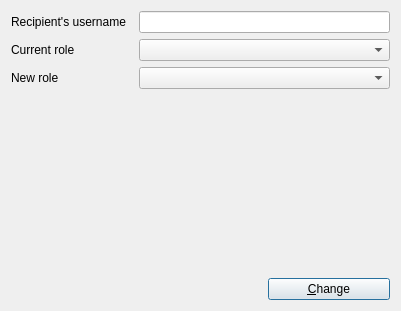
<?xml version="1.0" encoding="UTF-8"?>
<ui version="4.0">
 <class>ChangeUserRoleDialog</class>
 <widget class="QDialog" name="ChangeUserRoleDialog">
  <property name="geometry">
   <rect>
    <x>0</x>
    <y>0</y>
    <width>401</width>
    <height>311</height>
   </rect>
  </property>
  <property name="windowTitle">
   <string>Dialog</string>
  </property>
  <layout class="QGridLayout" name="gridLayout">
   <item row="0" column="0">
    <widget class="QLabel" name="label">
     <property name="text">
      <string>Recipient's username</string>
     </property>
     <property name="buddy">
      <cstring>username_line</cstring>
     </property>
    </widget>
   </item>
   <item row="0" column="1" colspan="2">
    <widget class="QLineEdit" name="username_line"/>
   </item>
   <item row="1" column="0">
    <widget class="QLabel" name="label_2">
     <property name="text">
      <string>Current role</string>
     </property>
     <property name="buddy">
      <cstring>old_role_combo</cstring>
     </property>
    </widget>
   </item>
   <item row="1" column="1" colspan="2">
    <widget class="QComboBox" name="old_role_combo"/>
   </item>
   <item row="2" column="0">
    <widget class="QLabel" name="label_3">
     <property name="text">
      <string>New role</string>
     </property>
     <property name="buddy">
      <cstring>new_role_combo</cstring>
     </property>
    </widget>
   </item>
   <item row="2" column="1" colspan="2">
    <widget class="QComboBox" name="new_role_combo"/>
   </item>
   <item row="4" column="2">
    <widget class="QPushButton" name="change_button">
     <property name="text">
      <string>&amp;Change</string>
     </property>
    </widget>
   </item>
   <item row="3" column="1">
    <spacer name="verticalSpacer">
     <property name="orientation">
      <enum>Qt::Vertical</enum>
     </property>
     <property name="sizeHint" stdset="0">
      <size>
       <width>20</width>
       <height>166</height>
      </size>
     </property>
    </spacer>
   </item>
  </layout>
 </widget>
 <resources/>
 <connections/>
</ui>
